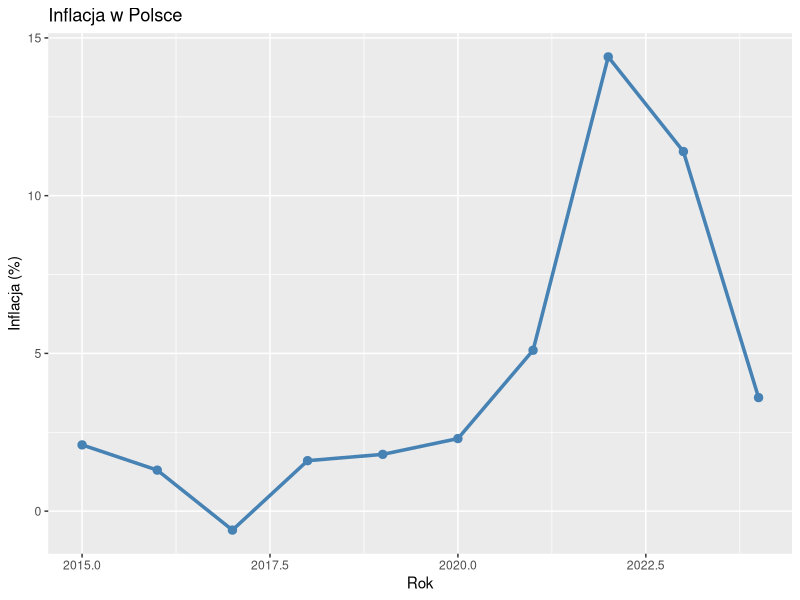
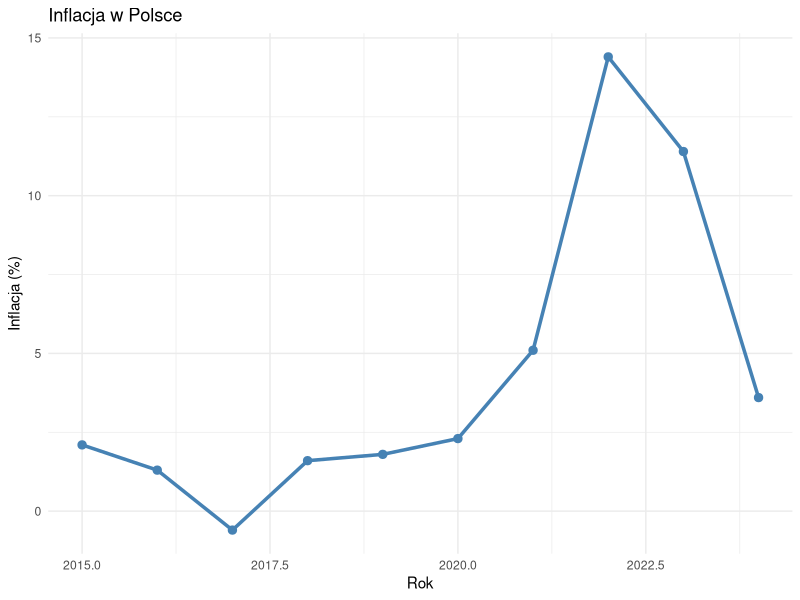
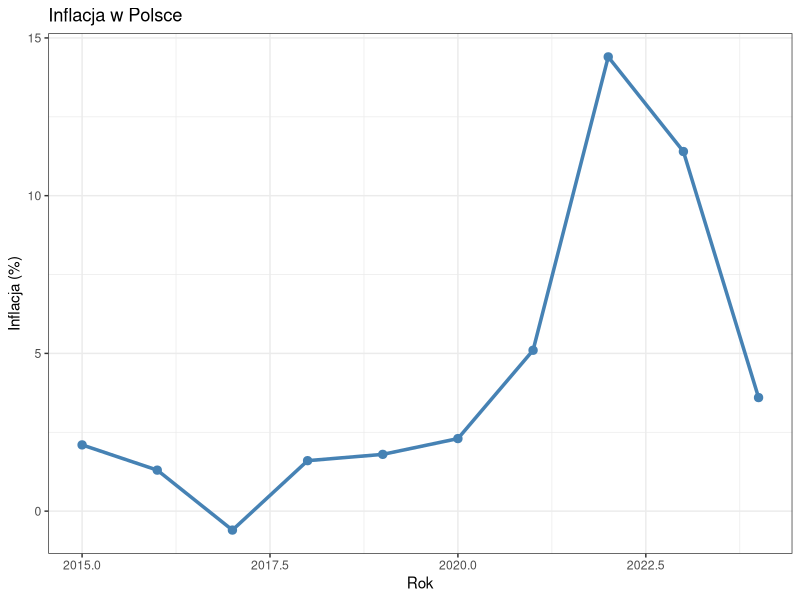
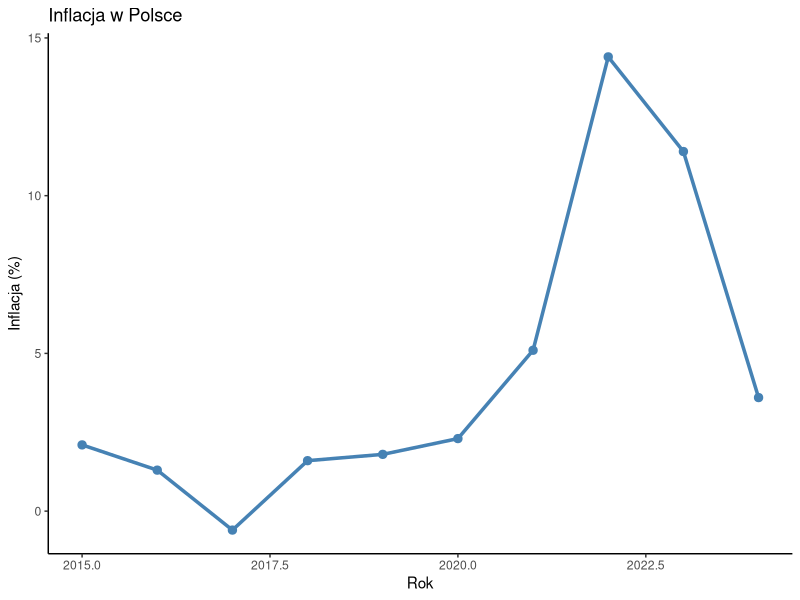
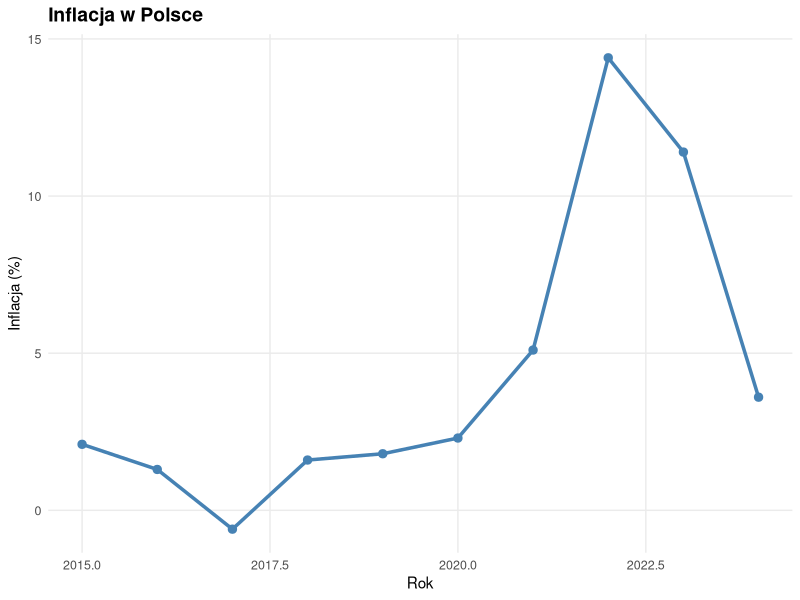
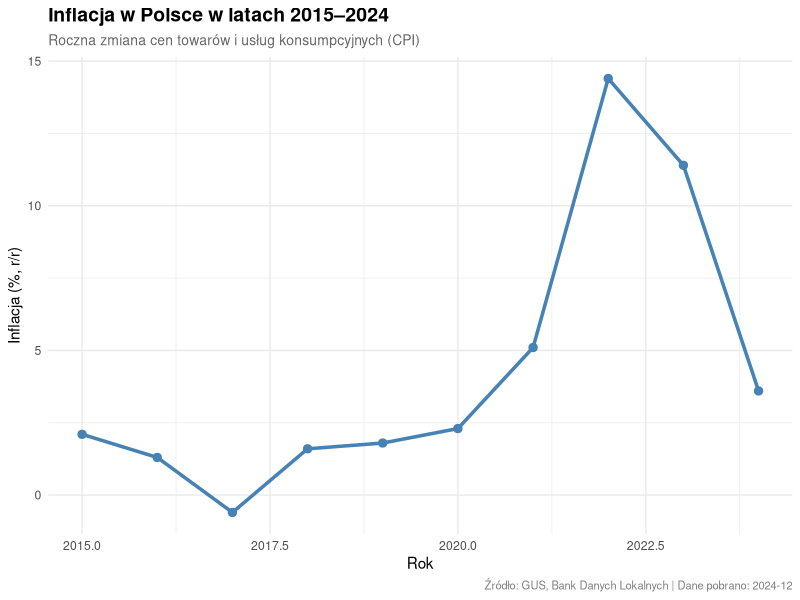
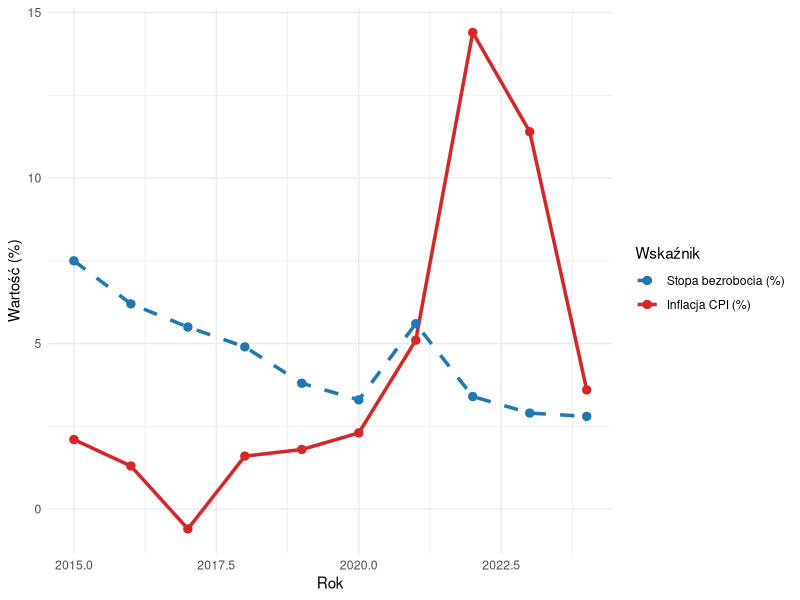
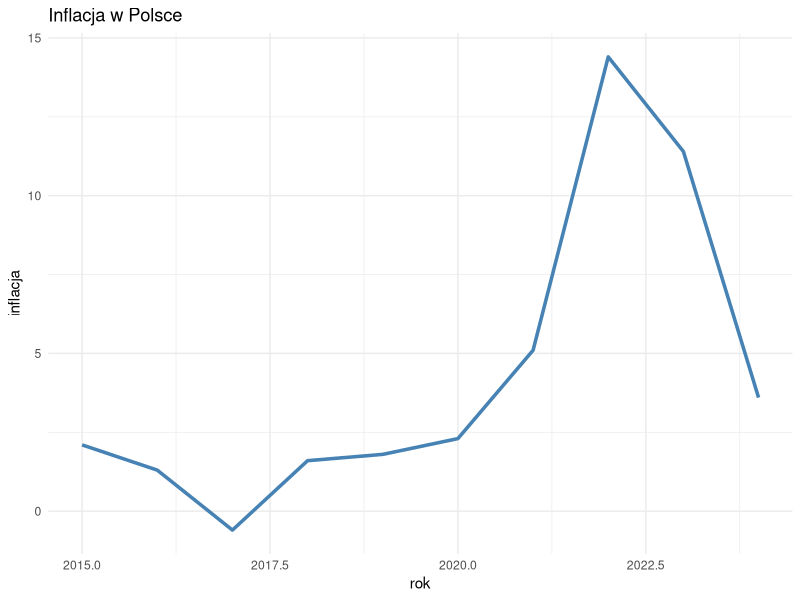

The R source for these figures, in order:
## ---- chunk 1
#| label: setup-r
library(ggplot2)
library(dplyr)

# Dane makroekonomiczne — używamy przez cały rozdział
dane <- data.frame(
  rok          = 2015:2024,
  PKB          = c(1800, 1862, 1984, 2120, 2292, 2330, 2625, 2780, 2900, 3070),
  inflacja     = c(2.1,  1.3, -0.6,  1.6,  1.8,  2.3,  5.1, 14.4, 11.4,  3.6),
  bezrobocie   = c(7.5,  6.2,  5.5,  4.9,  3.8,  3.3,  5.6,  3.4,  2.9,  2.8)
)

wydatki <- data.frame(
  kategoria   = c("Edukacja", "Zdrowie", "Obrona",
                  "Transport", "Kultura", "Administracja"),
  procent_PKB = c(5.0, 4.8, 2.4, 1.9, 0.7, 2.1),
  region      = c("Społeczne", "Społeczne", "Obrona",
                  "Infrastruktura", "Społeczne", "Administracja")
)
## ---- chunk 2
# Dostępne motywy w ggplot2 — porównanie
p_base <- ggplot(dane, aes(x = rok, y = inflacja)) +
  geom_line(linewidth = 1.2, color = "steelblue") +
  geom_point(size = 2.5, color = "steelblue") +
  labs(title = "Inflacja w Polsce", y = "Inflacja (%)", x = "Rok")

# Cztery najpopularniejsze motywy
p_base + theme_gray()     # domyślny — szare tło
p_base + theme_minimal()  # minimalistyczny — bez tła, delikatna siatka
p_base + theme_bw()       # czarno-biały — dobre do druku
p_base + theme_classic()  # klasyczny — bez siatki, tylko osie
## ---- chunk 3
# Modyfikacja elementów motywu — funkcja theme()
ggplot(dane, aes(x = rok, y = inflacja)) +
  geom_line(linewidth = 1.2, color = "steelblue") +
  geom_point(size = 2.5, color = "steelblue") +
  labs(title = "Inflacja w Polsce", y = "Inflacja (%)", x = "Rok") +
  theme_minimal() +
  theme(
    plot.title    = element_text(size = 14, face = "bold"),
    axis.title    = element_text(size = 11),
    axis.text     = element_text(size = 9),
    panel.grid.minor = element_blank()   # usuń pomocniczą siatkę
  )
## ---- chunk 4
ggplot(dane, aes(x = rok, y = inflacja)) +
  geom_line(linewidth = 1.2, color = "steelblue") +
  geom_point(size = 2.5, color = "steelblue") +
  labs(
    title    = "Inflacja w Polsce w latach 2015–2024",
    subtitle = "Roczna zmiana cen towarów i usług konsumpcyjnych (CPI)",
    caption  = "Źródło: GUS, Bank Danych Lokalnych | Dane pobrano: 2024-12",
    x        = "Rok",
    y        = "Inflacja (%, r/r)"
  ) +
  theme_minimal() +
  theme(
    plot.title    = element_text(size = 14, face = "bold",   hjust = 0),
    plot.subtitle = element_text(size = 10, color = "gray40", hjust = 0),
    plot.caption  = element_text(size = 8,  color = "gray50", hjust = 1)
  )
## ---- chunk 5
library(tidyr)

# Dane w formacie długim — dwie linie
dane_dlugi <- dane |>
  select(rok, inflacja, bezrobocie) |>
  pivot_longer(-rok, names_to = "wskaznik", values_to = "wartosc")

ggplot(dane_dlugi, aes(x = rok, y = wartosc,
                        color = wskaznik, linetype = wskaznik)) +
  geom_line(linewidth = 1.2) +
  geom_point(size = 2.5) +
  labs(
    x        = "Rok",
    y        = "Wartość (%)",
    color    = "Wskaźnik",      # tytuł legendy (kolor)
    linetype = "Wskaźnik"       # tytuł legendy (typ linii) — musi być taki sam!
  ) +
  scale_color_manual(
    values = c("inflacja" = "#d62728", "bezrobocie" = "#1f77b4"),
    labels = c("inflacja" = "Inflacja CPI (%)", "bezrobocie" = "Stopa bezrobocia (%)")
  ) +
  scale_linetype_manual(
    values = c("inflacja" = "solid", "bezrobocie" = "dashed"),
    labels = c("inflacja" = "Inflacja CPI (%)", "bezrobocie" = "Stopa bezrobocia (%)")
  ) +
  theme_minimal() #+
  # theme(
  #   legend.position   = "bottom",          # bottom / top / left / right
  #   legend.title      = element_text(face = "bold"),
  #   legend.background = element_rect(fill = "white", color = "gray80")
  # )
## ---- chunk 6
# Usunięcie legendy gdy jest zbędna
ggplot(dane, aes(x = rok, y = inflacja)) +
  geom_line(color = "steelblue", linewidth = 1.2) +
  labs(title = "Inflacja w Polsce") +
  theme_minimal() +
  theme(legend.position = "none")   # ukryj legendę
## ---- chunk 7
ggplot(dane, aes(x = rok, y = inflacja)) +
  geom_line(color = "steelblue", linewidth = 1.2) +
  geom_point(color = "steelblue", size = 2.5) +

  # Oś X — tylko lata z danych, co 2 lata
  scale_x_continuous(
    breaks = seq(2015, 2024, by = 2),
    limits = c(2015, 2024)
  ) +

  # Oś Y — zakres, znaczniki osi (ticks) co 2 pp, formatowanie
  scale_y_continuous(
    breaks = seq(-2, 16, by = 2),
    limits = c(-2, 16),
    labels = scales::label_number(suffix = "%")   # dodaj % do etykiet
  ) +

  labs(title = "Inflacja w Polsce", x = "Rok", y = NULL) +
  theme_minimal()
## ---- chunk 8
# Formatowanie etykiet — przydatne funkcje z pakietu scales
library(scales)

ggplot(dane, aes(x = rok, y = PKB)) +
  geom_line(color = "steelblue", linewidth = 1.2) +
  scale_y_continuous(
    labels = label_number(big.mark = " ",   # separator tysięcy
                          suffix   = " mld PLN")
  ) +
  labs(title = "PKB Polski", x = "Rok", y = NULL) +
  theme_minimal()
## ---- chunk 9
# Porównanie: skala liniowa vs logarytmiczna
library(patchwork)

p_lin <- ggplot(dane, aes(x = rok, y = PKB)) +
  geom_line(color = "steelblue", linewidth = 1.2) +
  geom_point(color = "steelblue", size = 2.5) +
  labs(title = "Skala liniowa", y = "PKB (mld PLN)") +
  theme_minimal()

p_log <- ggplot(dane, aes(x = rok, y = PKB)) +
  geom_line(color = "#d62728", linewidth = 1.2) +
  geom_point(color = "#d62728", size = 2.5) +
  scale_y_log10(
    labels = scales::label_number(big.mark = " ")
  ) +
  labs(title = "Skala logarytmiczna (log10)",
       y = "PKB (mld PLN, skala log)") +
  theme_minimal()

p_lin | p_log
## ---- chunk 10
# Pełna kontrola siatki przez theme()
ggplot(dane, aes(x = rok, y = inflacja)) +
  geom_line(color = "steelblue", linewidth = 1.2) +
  geom_point(color = "steelblue", size = 2.5) +
  scale_x_continuous(breaks = 2015:2024,
                     minor_breaks = NULL) +
  scale_y_continuous(breaks = seq(-2, 16, by = 2),
                     minor_breaks = seq(-1, 15, by = 1)) +
  labs(title = "Siatka — linie główne i pomocnicze",
       x = "Rok", y = "Inflacja (%)") +
  theme_minimal() +
  theme(
    # Linie główne (odpowiadają breaks)
    panel.grid.major   = element_line(color = "gray80", linewidth = 0.5),
    # Linie pomocnicze (odpowiadają minor_breaks)
    panel.grid.minor   = element_line(color = "gray90", linewidth = 0.3,
                                      linetype = "dotted"),
    # Tylko pozioma siatka (częsty wybór dla wykresów liniowych)
    panel.grid.major.x = element_blank(),
    panel.grid.minor.x = element_blank()
  )
## ---- chunk 11
# Ręczne przypisanie kolorów — pełna kontrola
ggplot(wydatki, aes(x = reorder(kategoria, procent_PKB),
                    y = procent_PKB, fill = region)) +
  geom_col(width = 0.7) +
  coord_flip() +

  # Manualne kolory + własne etykiety legendy
  scale_fill_manual(
    values = c(
      "Społeczne"      = "#1f77b4",
      "Obrona"         = "#d62728",
      "Infrastruktura" = "#2ca02c",
      "Administracja"  = "#ff7f0e"
    ),
    name = "Kategoria wydatku"
  ) +
  labs(title = "Wydatki publiczne według kategorii",
       x = NULL, y = "% PKB") +
  theme_minimal()
## ---- chunk 12
# Gotowe palety — ColorBrewer (polecane, odporne na ślepotę barw)
ggplot(wydatki, aes(x = reorder(kategoria, procent_PKB),
                    y = procent_PKB, fill = region)) +
  geom_col(width = 0.7) + coord_flip() +
  scale_fill_brewer(palette = "Set2", name = "Kategoria") +
  labs(title = "Paleta ColorBrewer: Set2",
       x = NULL, y = "% PKB") +
  theme_minimal()
## ---- chunk 13
# Paleta sekwencyjna — dla danych od niskich do wysokich wartości
ggplot(dane, aes(x = rok, y = inflacja, color = inflacja)) +
  geom_point(size = 5) +
  geom_line(color = "gray70", linewidth = 0.8) +

  # Sekwencyjna: od jasnego (niska inflacja) do ciemnego (wysoka)
  scale_color_gradient(
    low  = "#fff7bc",
    high = "#d62728",
    name = "Inflacja (%)"
  ) +
  labs(title = "Inflacja — paleta sekwencyjna",
       x = "Rok", y = "Inflacja (%)") +
  theme_minimal()
## ---- chunk 14
# Paleta dywergentna — dla danych z centrum (0 lub średnia)
ggplot(dane, aes(x = rok, y = inflacja,
                 color = inflacja - mean(inflacja))) +
  geom_point(size = 5) +
  geom_line(color = "gray70", linewidth = 0.8) +

  # Dywergentna: niebieski (poniżej średniej) → biały → czerwony (powyżej)
  scale_color_gradient2(
    low      = "#1f77b4",
    mid      = "white",
    high     = "#d62728",
    midpoint = mean(dane$inflacja),
    name     = "Odchylenie\nod średniej"
  ) +
  labs(title = "Inflacja — paleta dywergentna\n(odchylenie od średniej)",
       x = "Rok", y = "Inflacja (%)") +
  theme_minimal()
## ---- chunk 15
ggplot(dane, aes(x = rok, y = inflacja)) +
  geom_line(color = "steelblue", linewidth = 1.2) +
  geom_point(color = "steelblue", size = 2.5) +

  # Adnotacja tekstowa — dla konkretnego punktu danych
  annotate("text",
           x = 2021.7, y = 14.4,
           label = "Szczyt inflacji\n14,4% (2022)",
           hjust = 1.1, vjust = 1.5,
           size = 3.2, color = "#d62728") +

  # Strzałka wskazująca punkt
  annotate("segment",
           x = 2021.7, xend = 2022,
           y = 14.0,   yend = 14.4,
           arrow = arrow(length = unit(0.2, "cm")),
           color = "#d62728", linewidth = 0.6) +

  # Prostokąt zaznaczający okres
  annotate("rect",
           xmin = 2021.5, xmax = 2023.5,
           ymin = -2,     ymax = 16,
           alpha = 0.08, fill = "#d62728") +

  annotate("text",
           x = 2022.5, y = -1.5,
           label = "Okres\nwysokiej inflacji",
           size = 2.8, color = "#d62728") +

  scale_y_continuous(limits = c(-2, 16)) +
  labs(title = "Inflacja w Polsce — adnotacje na wykresie",
       x = "Rok", y = "Inflacja (%)") +
  theme_classic()
## ---- chunk 16
cel_inflacyjny <- 2.5   # cel NBP: 2,5% ± 1 pp
srednia_infl   <- mean(dane$inflacja)

ggplot(dane, aes(x = rok, y = inflacja)) +
  geom_line(color = "steelblue", linewidth = 1.2) +
  geom_point(color = "steelblue", size = 2.5) +

  # Pasmo dopuszczalnych odchyleń (cel ± 1 pp)
  annotate("rect",
           xmin = -Inf, xmax = Inf,
           ymin = cel_inflacyjny - 1,
           ymax = cel_inflacyjny + 1,
           alpha = 0.12, fill = "#2ca02c") +

  # Linia celu inflacyjnego — pozioma
  geom_hline(yintercept = cel_inflacyjny,
             color = "#2ca02c", linewidth = 0.9,
             linetype = "dashed") +

  # Linia średniej z okresu
  geom_hline(yintercept = srednia_infl,
             color = "gray40", linewidth = 0.8,
             linetype = "dotted") +

  # Linia pionowa — zdarzenie (pandemia)
  geom_vline(xintercept = 2020,
             color = "gray50", linewidth = 0.8,
             linetype = "longdash") +

  # Etykiety linii referencyjnych
  annotate("text", x = 2015.2, y = cel_inflacyjny + 0.3,
           label = "Cel NBP (2,5%)", hjust = 0,
           size = 3, color = "#2ca02c") +
  annotate("text", x = 2015.2, y = srednia_infl - 0.5,
           label = paste0("Średnia: ", round(srednia_infl, 1), "%"),
           hjust = 0, size = 3, color = "gray40") +
  annotate("text", x = 2020.1, y = -1,
           label = "Pandemia\nCOVID-19",
           hjust = 0, size = 2.8, color = "gray50") +

  labs(title = "Inflacja w Polsce a cel inflacyjny NBP",
       x = "Rok", y = "Inflacja (%)") +
  theme_classic()
## ---- chunk 17
ggplot(dane, aes(x = rok, y = inflacja)) +
  geom_point(color = "steelblue", size = 3) +

  # Regresja liniowa z przedziałem ufności
  geom_smooth(method = "glm", #"gam" jest alternatywą dla nieliniowych trendów
              color  = "#d62728",
              fill   = "#d62728",
              alpha  = 0.15,
              se     = TRUE,       # pokaż przedział ufności
              linewidth = 1) +

  # Wygładzanie LOESS — lokalnie ważona regresja
  geom_smooth(method = "loess",
              span   = 0.75,       # stopień wygładzania (0–1)
              color  = "#2ca02c",
              fill   = "#2ca02c",
              alpha  = 0.1,
              se     = FALSE,
              linewidth = 1,
              linetype = "dashed") +

  annotate("text", x = 2023, y = 4,
           label = "Regresja\nliniowa", color = "#d62728",
           size = 3, hjust = 0) +
  annotate("text", x = 2023, y = 8.5,
           label = "LOESS", color = "#2ca02c",
           size = 3, hjust = 0) +

  labs(title = "Trend inflacji — regresja liniowa vs LOESS",
       subtitle = "Wstęga = 95% przedział ufności (tylko dla regresji liniowej)",
       x = "Rok", y = "Inflacja (%)") +
  coord_cartesian(xlim = c(2015, 2025)) +
  theme_minimal()
## ---- chunk 18
#| fig-width: 10
#| fig-height: 6

cel      <- 2.5
srednia  <- mean(dane$inflacja)

ggplot(dane, aes(x = rok, y = inflacja)) +

  # Pasmo celu inflacyjnego
  annotate("rect",
           xmin = -Inf, xmax = Inf,
           ymin = cel - 1, ymax = cel + 1,
           fill = "#2ca02c", alpha = 0.08) +

  # Zaznaczenie okresu wysokiej inflacji
  annotate("rect",
           xmin = 2021.5, xmax = 2023.5,
           ymin = -2, ymax = 16,
           fill = "#d62728", alpha = 0.06) +

  # Linie referencyjne
  geom_hline(yintercept = cel,
             color = "#2ca02c", linewidth = 0.8, linetype = "dashed") +
  geom_hline(yintercept = srednia,
             color = "gray50", linewidth = 0.7, linetype = "dotted") +
  geom_vline(xintercept = 2020,
             color = "gray60", linewidth = 0.7, linetype = "longdash") +

  # Dane
  geom_line(color = "steelblue", linewidth = 1.4) +
  geom_point(aes(color = inflacja > 5), size = 3.5) +
  scale_color_manual(values = c("FALSE" = "steelblue",
                                "TRUE"  = "#d62728"),
                     guide = "none") +

  # Adnotacje
  annotate("text", x = 2015.3, y = cel + 0.35,
           label = "Cel NBP: 2,5%", hjust = 0,
           size = 3, color = "#2ca02c") +
  annotate("text", x = 2015.3, y = srednia - 0.6,
           label = paste0("Śr. okresu: ", round(srednia, 1), "%"),
           hjust = 0, size = 3, color = "gray50") +
  annotate("text", x = 2020.1, y = -1.5,
           label = "COVID-19", hjust = 0,
           size = 2.8, color = "gray55") +
  annotate("text", x = 2022.5, y = 15.2,
           label = "Kryzys\ninflacyjny",
           hjust = 0.5, size = 3, color = "#d62728") +

  # Skale
  scale_x_continuous(breaks = 2015:2024) +
  scale_y_continuous(
    breaks = seq(-2, 16, by = 2),
    limits = c(-2, 16),
    labels = scales::label_number(suffix = "%")
  ) +

  # Opisy
  labs(
    title   = "Inflacja w Polsce w latach 2015–2024",
    subtitle = paste0("Cel inflacyjny NBP: 2,5% (±1 pp) | ",
                      "Punkty czerwone = inflacja > 5%"),
    caption = "Źródło: GUS, Główny Urząd Statystyczny | Dane ilustracyjne",
    x = NULL,
    y = "Inflacja (%, rok do roku)"
  ) +

  # Motyw
  theme_minimal(base_size = 11) +
  theme(
    plot.title      = element_text(size = 14, face = "bold", hjust = 0),
    plot.subtitle   = element_text(size = 9,  color = "gray40", hjust = 0),
    plot.caption    = element_text(size = 8,  color = "gray55", hjust = 1),
    panel.grid.major.x = element_blank(),
    panel.grid.minor   = element_blank()
  )
